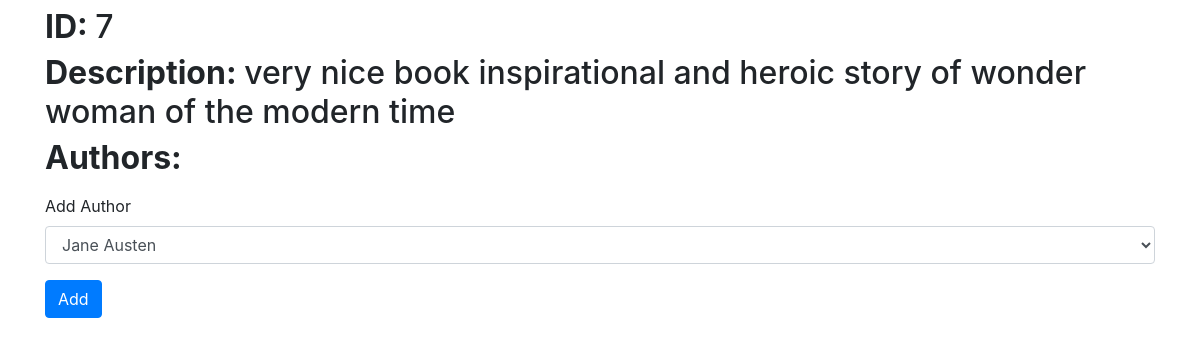
/add-book/7, run on the app's committed database.
### books_authors_app/models.py (models this page shows, shortened)
class Book(models.Model):
     title = models.CharField(max_length=255)
     desc = models.TextField(default="")
     created_at = models.DateTimeField(auto_now_add=True)
     updated_at = models.DateTimeField(auto_now=True)

### books_authors_app/views.py (the view)
# urls.py: path('add-book/<int:book_id>', views.display_book),
def display_book(request, book_id):
     books = Book.objects.get(id=book_id)
     context = {
          "books": books,
          "authors": Author.objects.exclude(books__id= book_id)
     }
     return render(request, 'book_list.html', context)

### books_authors_app/templates/book_list.html (shortened to what this page needs)
<!DOCTYPE html>
<html lang="en">
<head>
     <link href="https://stackpath.bootstrapcdn.com/bootstrap/4.5.0/css/bootstrap.min.css" rel="stylesheet">
     {% load static %}
     <link rel="stylesheet" href="{% static 'style.css'%}">
</head>
<body>
     <div class="container">
          <h2><b>ID: </b>  {{ books.id }}</h2>
          <h2><b>Description: </b>  {{ books.desc }} </h2>
          <h2><b>Authors: </b></h2>
          {% if authors %}
          <form action="/assign-author/{{ book.id }}/assign" method="post">
               <div class="form-group">
                    <label for="author_id">Add Author</label>
                    <select name="author_id" id="author_id" class="form-control">
                         {% for author in authors %}
                         <option value="{{ author.id }}">{{ author.first_name }} {{ author.last_name }}</option>
                         {% endfor %}
                    </select>
               </div>
               <button class="btn btn-primary">Add </button>
          </form>
          {% endif %}
     </div>
</body>
</html>

### data on the page
Book: id "7", desc "very nice book inspirational and heroic story of wonder woman of the modern time"

### other printed values
form field author_id "Jane Austen"
